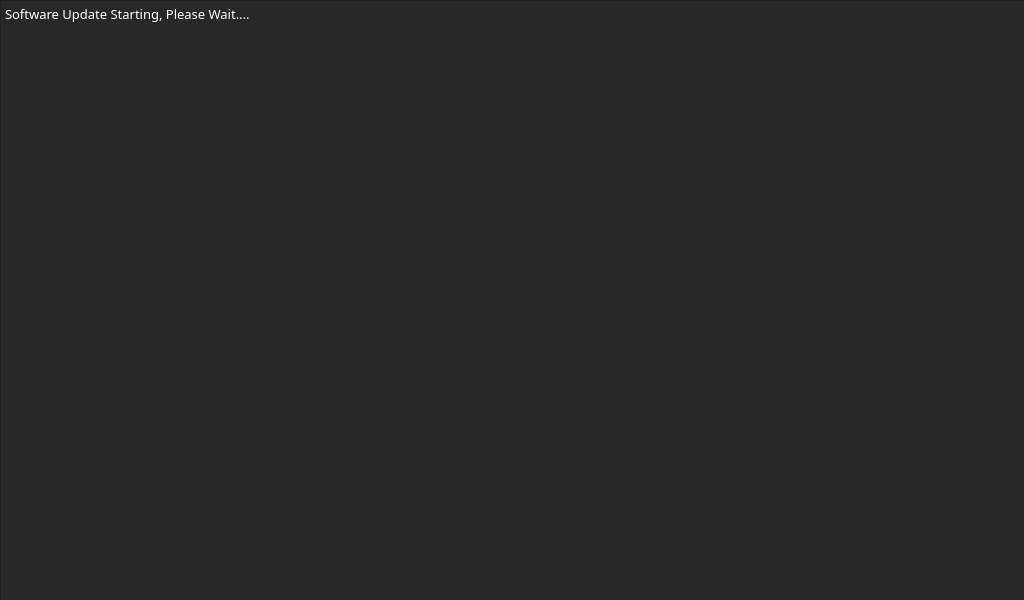
<?xml version="1.0" encoding="UTF-8"?>
<ui version="4.0">
 <class>SoftwareUpdate</class>
 <widget class="QWidget" name="SoftwareUpdate">
  <property name="geometry">
   <rect>
    <x>0</x>
    <y>0</y>
    <width>1024</width>
    <height>600</height>
   </rect>
  </property>
  <property name="minimumSize">
   <size>
    <width>1024</width>
    <height>600</height>
   </size>
  </property>
  <property name="maximumSize">
   <size>
    <width>1024</width>
    <height>600</height>
   </size>
  </property>
  <property name="windowTitle">
   <string>Form</string>
  </property>
  <property name="styleSheet">
   <string notr="true">
background-color: rgb(40, 40, 40);</string>
  </property>
  <widget class="QStackedWidget" name="stackedWidget">
   <property name="geometry">
    <rect>
     <x>0</x>
     <y>0</y>
     <width>1024</width>
     <height>600</height>
    </rect>
   </property>
   <property name="minimumSize">
    <size>
     <width>1024</width>
     <height>600</height>
    </size>
   </property>
   <property name="maximumSize">
    <size>
     <width>1024</width>
     <height>600</height>
    </size>
   </property>
   <property name="currentIndex">
    <number>1</number>
   </property>
   <widget class="QWidget" name="OTAUpdatePage">
    <widget class="QPushButton" name="softwareUpdateBackButton">
     <property name="geometry">
      <rect>
       <x>520</x>
       <y>480</y>
       <width>511</width>
       <height>121</height>
      </rect>
     </property>
     <property name="minimumSize">
      <size>
       <width>0</width>
       <height>0</height>
      </size>
     </property>
     <property name="font">
      <font>
       <family>MS Shell Dlg 2</family>
       <pointsize>16</pointsize>
      </font>
     </property>
     <property name="styleSheet">
      <string notr="true">QPushButton {
     border: 1px solid rgb(87, 87, 87);
	background-color: qlineargradient(spread:pad, x1:0, y1:1, x2:0, y2:0.188, stop:0 rgba(180, 180, 180, 255), stop:1 rgba(255, 255, 255, 255));


}

QPushButton:pressed {
    background-color: qlineargradient(x1: 0, y1: 0, x2: 0, y2: 1,
                                      stop: 0 #dadbde, stop: 1 #f6f7fa);
}

QPushButton:flat {
    border: none; /* no border for a flat push button */
}

QPushButton:default {
    border-color: navy; /* make the default button prominent */
}</string>
     </property>
     <property name="text">
      <string/>
     </property>
     <property name="icon">
      <iconset resource="../../resources/resource.qrc">
       <normaloff>:/Navigation/img/Navigation/arrows-4.png</normaloff>:/Navigation/img/Navigation/arrows-4.png</iconset>
     </property>
     <property name="iconSize">
      <size>
       <width>70</width>
       <height>70</height>
      </size>
     </property>
     <property name="checkable">
      <bool>false</bool>
     </property>
     <property name="autoDefault">
      <bool>false</bool>
     </property>
     <property name="default">
      <bool>false</bool>
     </property>
     <property name="flat">
      <bool>false</bool>
     </property>
    </widget>
    <widget class="QPushButton" name="performUpdateButton">
     <property name="geometry">
      <rect>
       <x>0</x>
       <y>480</y>
       <width>521</width>
       <height>121</height>
      </rect>
     </property>
     <property name="minimumSize">
      <size>
       <width>0</width>
       <height>0</height>
      </size>
     </property>
     <property name="font">
      <font>
       <family>MS Shell Dlg 2</family>
       <pointsize>16</pointsize>
      </font>
     </property>
     <property name="styleSheet">
      <string notr="true">QPushButton {
     border: 1px solid rgb(87, 87, 87);
	background-color: qlineargradient(spread:pad, x1:0, y1:1, x2:0, y2:0.188, stop:0 rgba(180, 180, 180, 255), stop:1 rgba(255, 255, 255, 255));


}

QPushButton:pressed {
    background-color: qlineargradient(x1: 0, y1: 0, x2: 0, y2: 1,
                                      stop: 0 #dadbde, stop: 1 #f6f7fa);
}

QPushButton:flat {
    border: none; /* no border for a flat push button */
}

QPushButton:default {
    border-color: navy; /* make the default button prominent */
}</string>
     </property>
     <property name="text">
      <string>Update</string>
     </property>
     <property name="icon">
      <iconset resource="../../resources/resource.qrc">
       <normaloff>:/Icons/img/icons/update-arrows.png</normaloff>:/Icons/img/icons/update-arrows.png</iconset>
     </property>
     <property name="iconSize">
      <size>
       <width>70</width>
       <height>70</height>
      </size>
     </property>
     <property name="checkable">
      <bool>false</bool>
     </property>
     <property name="autoDefault">
      <bool>false</bool>
     </property>
     <property name="default">
      <bool>false</bool>
     </property>
     <property name="flat">
      <bool>false</bool>
     </property>
    </widget>
    <widget class="QListWidget" name="updateListWidget">
     <property name="geometry">
      <rect>
       <x>0</x>
       <y>0</y>
       <width>1031</width>
       <height>481</height>
      </rect>
     </property>
     <property name="font">
      <font>
       <family>MS Shell Dlg 2</family>
       <pointsize>16</pointsize>
      </font>
     </property>
     <property name="styleSheet">
      <string notr="true">

QScrollBar:vertical {
 border: 1px solid black; 
border-radius: 5px;
background: rgb(40,40,40);
width: 62px;
}

/* Sets up the color and height of handle */
QScrollBar::handle:vertical {
border-radius: 5px;
background: qlineargradient(spread:pad, x1:0, y1:1, x2:0, y2:0.188, stop:0 rgba(180, 180, 180, 255), stop:1 rgba(255, 255, 255, 255));
min-height: 20px;
}




/* This remvoes the bottom button by setting the height to 0px */
QScrollBar::add-line:vertical {
height: 0px;
subcontrol-position: bottom;
subcontrol-origin: margin;
}

/* This remvoes the top button by setting the height to 0px */
QScrollBar::sub-line:vertical {
height: 0px;
subcontrol-position: top;
subcontrol-origin: margin;
}

/*
QScrollBar::up-arrow:vertical, QScrollBar::down-arrow:vertical {
border: 2px solid grey;
width: 5px;
height: 5px;
background: white;
}


/* need this to get rid of crosshatching on scrollbar background */
QScrollBar::add-page:vertical, QScrollBar::sub-page:vertical {
background: none;
}

QListView::item {
color: rgb(255, 255, 255);
border-bottom: 1px solid rgb(255, 255, 255);
}

QListView {
    show-decoration-selected: 1; /* make the selection span the entire width of the view */
}

QListView::item:selected {
outline: none;
}


QListView::item:selected:focus {
	outline: none;
}
</string>
     </property>
    </widget>
   </widget>
   <widget class="QWidget" name="softwareUpdateProgressPage">
    <widget class="QTextEdit" name="logTextEdit">
     <property name="geometry">
      <rect>
       <x>0</x>
       <y>0</y>
       <width>1031</width>
       <height>601</height>
      </rect>
     </property>
     <property name="font">
      <font>
       <family>Gotham</family>
       <pointsize>16</pointsize>
      </font>
     </property>
     <property name="styleSheet">
      <string notr="true">QTextEdit{
background-color:  rgb(40, 40, 40);
color: rgb(255, 255, 255);
}


QScrollBar:vertical {
 border: 1px solid black; 
border-radius: 5px;
background: rgb(40,40,40);
width: 30px;
}

/* Sets up the color and height of handle */
QScrollBar::handle:vertical {
border-radius: 5px;
background: qlineargradient(spread:pad, x1:0, y1:1, x2:0, y2:0.188, stop:0 rgba(180, 180, 180, 255), stop:1 rgba(255, 255, 255, 255));
min-height: 20px;
}




/* This remvoes the bottom button by setting the height to 0px */
QScrollBar::add-line:vertical {
height: 0px;
subcontrol-position: bottom;
subcontrol-origin: margin;
}

/* This remvoes the top button by setting the height to 0px */
QScrollBar::sub-line:vertical {
height: 0px;
subcontrol-position: top;
subcontrol-origin: margin;
}

/*
QScrollBar::up-arrow:vertical, QScrollBar::down-arrow:vertical {
border: 2px solid grey;
width: 5px;
height: 5px;
background: white;
}


/* need this to get rid of crosshatching on scrollbar background */
QScrollBar::add-page:vertical, QScrollBar::sub-page:vertical {
background: none;
}
</string>
     </property>
     <property name="readOnly">
      <bool>true</bool>
     </property>
     <property name="html">
      <string>&lt;!DOCTYPE HTML PUBLIC &quot;-//W3C//DTD HTML 4.0//EN&quot; &quot;http://www.w3.org/TR/REC-html40/strict.dtd&quot;&gt;
&lt;html&gt;&lt;head&gt;&lt;meta name=&quot;qrichtext&quot; content=&quot;1&quot; /&gt;&lt;style type=&quot;text/css&quot;&gt;
p, li { white-space: pre-wrap; }
&lt;/style&gt;&lt;/head&gt;&lt;body style=&quot; font-family:'Gotham'; font-size:16pt; font-weight:400; font-style:normal;&quot;&gt;
&lt;p style=&quot; margin-top:0px; margin-bottom:0px; margin-left:0px; margin-right:0px; -qt-block-indent:0; text-indent:0px;&quot;&gt;&lt;span style=&quot; font-size:10pt;&quot;&gt;Software Update Starting, Please Wait....&lt;/span&gt;&lt;/p&gt;&lt;/body&gt;&lt;/html&gt;</string>
     </property>
    </widget>
   </widget>
  </widget>
 </widget>
 <resources>
  <include location="../../resources/resource.qrc"/>
 </resources>
 <connections/>
</ui>
